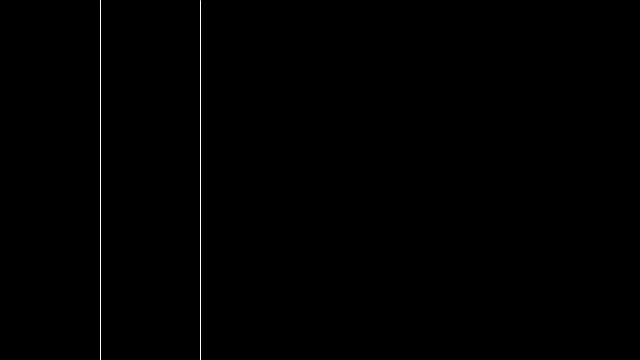
Frame 1 (no input)
Frame 60 (the mouse pressed at the canvas centre just before this capture): identical to frame 1, image omitted
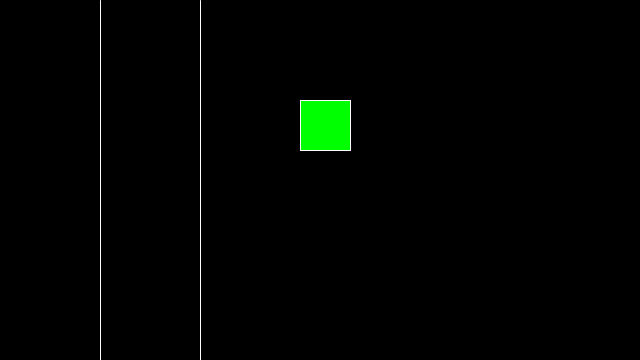
Frame 120 (the mouse held since frame 60 and released just before this capture)

The Processing sketch that drew these frames (run headless with seeded random() and noise(); from frame 60 on, the mouse is pressed at the canvas centre):

// Processing sketch: If_else_if
// ── If_else_if.pde
void setup(){
  size(640,360); //tamaño de pantalla
}

void draw()  {
  background(0);   //color negro para el fondo
  
  if (mouseX>100){         //si pongo el ratón mas a la derecha de 100
    fill(255,0,0);   //pongo el color a rojo
    rect(300,100,50,50); //cuadrado rojo en 300,100
}
  if (mouseX>200){     //si pongo el ratón mas a la derecha de 200
    fill(0,255,0);   //pongo el color a verde
    rect(300,100,50,50);  //rectangulo verde en 300,100
  }    
  
  
  //lineas auxiliares me permiten ver donde se producen los cambios de cuadrado
  stroke(255);      //bordes a blanco
  line(200,0,200,height);   // linea de (200,0) a (200,360)
  line(100,0,100,height);   // linea de (200,0) a (200,360)
}
